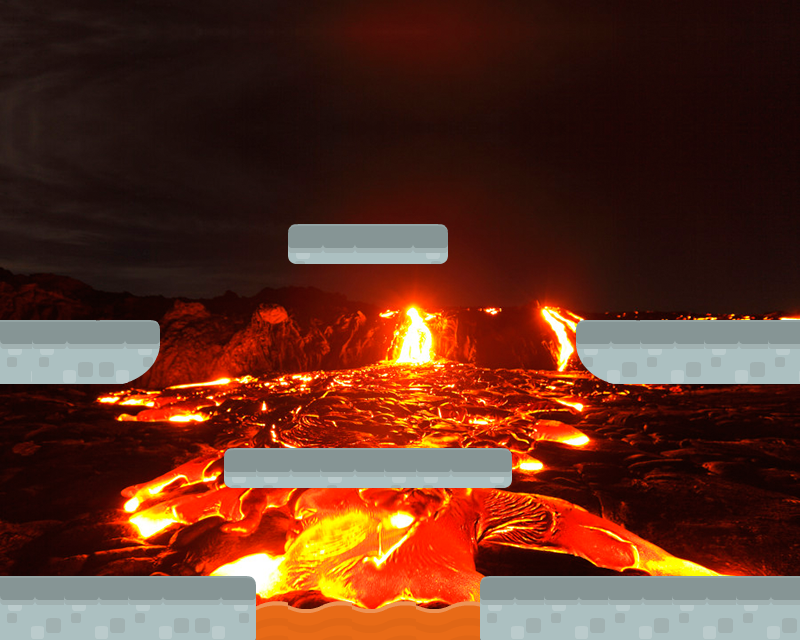

This game map was drawn from its Tiled (.tmx) file and the tilesets committed beside it. A one-line description and the full map source follow:
An orthogonal 25x20 tile map with 32x32 px tiles, 2 tile layers (fond, plateforme), 7 tilesets and 7 objects.

<map version="1.0" orientation="orthogonal" renderorder="right-down" width="25" height="20" tilewidth="32" tileheight="32" nextobjectid="11">
 <tileset firstgid="1" name="volcan" tilewidth="32" tileheight="32" tilecount="400" columns="25">
  <image source="Volcan/volcan.png" width="800" height="533" />
 </tileset>
 <tileset firstgid="401" name="castleMid" tilewidth="32" tileheight="32" tilecount="4" columns="2">
  <image source="Volcan/castleMid.png" width="70" height="70" />
 </tileset>
 <tileset firstgid="405" name="castleLeft" tilewidth="32" tileheight="32" tilecount="4" columns="2">
  <image source="Volcan/castleLeft.png" width="70" height="70" />
 </tileset>
 <tileset firstgid="409" name="liquidLavaTop_mid" tilewidth="32" tileheight="32" tilecount="4" columns="2">
  <image source="Volcan/liquidLavaTop_mid.png" width="70" height="70" />
 </tileset>
 <tileset firstgid="413" name="castleHalfMid" tilewidth="32" tileheight="32" tilecount="4" columns="2">
  <image source="Volcan/castleHalfMid.png" width="70" height="70" />
 </tileset>
 <tileset firstgid="417" name="castleHalfLeft" tilewidth="32" tileheight="32" tilecount="4" columns="2">
  <image source="Volcan/castleHalfLeft.png" width="70" height="70" />
 </tileset>
 <tileset firstgid="421" name="castleCliffLeft" tilewidth="32" tileheight="32" tilecount="4" columns="2">
  <image source="Volcan/castleCliffLeft.png" width="70" height="70" />
 </tileset>
 <layer name="fond" width="25" height="20">
  <data encoding="csv">
51,52,53,54,55,56,57,58,59,60,61,62,63,64,65,66,67,68,69,70,71,72,73,74,75,
1073741875,1073741876,1073741877,1073741878,1073741879,1073741880,1073741881,1073741882,1073741883,1073741884,1073741885,1073741886,1073741887,1073741888,1073741889,1073741890,1073741891,1073741892,1073741893,1073741894,1073741895,1073741896,1073741897,1073741898,1073741899,
1073741850,1073741851,1073741852,1073741853,1073741854,1073741855,1073741856,1073741857,1073741858,1073741859,1073741860,1073741861,1073741862,1073741863,1073741864,1073741865,1073741866,1073741867,1073741868,1073741869,1073741870,1073741871,1073741872,1073741873,1073741874,
1073741825,1073741826,1073741827,1073741828,1073741829,1073741830,1073741831,1073741832,1073741833,1073741834,1073741835,1073741836,1073741837,1073741838,1073741839,1073741840,1073741841,1073741842,1073741843,1073741844,1073741845,1073741846,1073741847,1073741848,1073741849,
1,2,3,4,5,6,7,8,9,10,11,12,13,14,15,16,17,18,19,20,21,22,23,24,25,
26,27,28,29,30,31,32,33,34,35,36,37,38,39,40,41,42,43,44,45,46,47,48,49,50,
51,52,53,54,55,56,57,58,59,60,61,62,63,64,65,66,67,68,69,70,71,72,73,74,75,
76,77,78,79,80,81,82,83,84,85,86,87,88,89,90,91,92,93,94,95,96,97,98,99,100,
101,102,103,104,105,106,107,108,109,110,111,112,113,114,115,116,117,118,119,120,121,122,123,124,125,
126,127,128,129,130,131,132,133,134,135,136,137,138,139,140,141,142,143,144,145,146,147,148,149,150,
151,152,153,154,155,156,157,158,159,160,161,162,163,164,165,166,167,168,169,170,171,172,173,174,175,
176,177,178,179,180,181,182,183,184,185,186,187,188,189,190,191,192,193,194,195,196,197,198,199,200,
201,202,203,204,205,206,207,208,209,210,211,212,213,214,215,216,217,218,219,220,221,222,223,224,225,
226,227,228,229,230,231,232,233,234,235,236,237,238,239,240,241,242,243,244,245,246,247,248,249,250,
251,252,253,254,255,256,257,258,259,260,261,262,263,264,265,266,267,268,269,270,271,272,273,274,275,
276,277,278,279,280,281,282,283,284,285,286,287,288,289,290,291,292,293,294,295,296,297,298,299,300,
301,302,303,304,305,306,307,308,309,310,311,312,313,314,315,316,317,318,319,320,321,322,323,324,325,
326,327,328,329,330,331,332,333,334,335,336,337,338,339,340,341,342,343,344,345,346,347,348,349,350,
351,352,353,354,355,356,357,358,359,360,361,362,363,364,365,366,367,368,369,370,371,372,373,374,375,
376,377,378,379,380,381,382,383,384,385,386,387,388,389,390,391,392,393,394,395,396,397,398,399,400
</data>
 </layer>
 <objectgroup name="collision" opacity="0">
  <object id="1" x="0" y="319.5">
   <polyline points="0,0 153,0.5 158,3.5 159.5,6.5 159.5,29 153,45.5 144,54.5 123.5,64.5 0.5,64.5 0.5,0" />
  </object>
  <object id="3" x="293.5" y="223.5">
   <polyline points="0,0 147.5,0 152.5,2.5 154.5,6 155,34.5 153,38 149.5,40 0.5,40 -3,38 -5.5,34.5 -5,5.5 -3.5,3 -1,1" />
  </object>
  <object id="4" x="799.5" y="319.5">
   <polyline points="0,0 -214,0 -219,1 -223.5,5.5 -223,34.5 -214,48 -200,59.5 -188,64 0,64 0,1.5" />
  </object>
  <object id="6" x="799.5" y="576">
   <polyline points="0,0 -312.5,-0.5 -317.5,1 -320,6 -320,63 0,63 0,0" />
  </object>
  <object id="7" x="230.5" y="448">
   <polyline points="0,0 274.5,-0.5 279.5,1.5 281,6.5 280.5,33.5 279,37.5 275.5,40 -1,40 -4,38 -6.5,34.5 -6,5.5 -4.5,3 -0.5,0" />
  </object>
  <object id="9" x="256" y="639">
   <polyline points="0,0 0,-57 -1.5,-60.5 -6,-62.5 -255,-62.5 -256,0.5 -1,1" />
  </object>
  <object id="10" x="256.5" y="607">
   <polyline points="0,0 11.5,-5.5 27,-6 36,0 55.5,2 70.5,-4.5 89.5,-6.5 98.5,-3 103.5,1.5 116.5,1.5 137,-2.5 148,-6.5 167,0.5 186,2.5 200.5,-2.5 216,-7 221,-5.5 223,0" />
  </object>
 </objectgroup>
 <layer name="plateforme" width="25" height="20">
  <data encoding="csv">
0,0,0,0,0,0,0,0,0,0,0,0,0,0,0,0,0,0,0,0,0,0,0,0,0,
0,0,0,0,0,0,0,0,0,0,0,0,0,0,0,0,0,0,0,0,0,0,0,0,0,
0,0,0,0,0,0,0,0,0,0,0,0,0,0,0,0,0,0,0,0,0,0,0,0,0,
0,0,0,0,0,0,0,0,0,0,0,0,0,0,0,0,0,0,0,0,0,0,0,0,0,
0,0,0,0,0,0,0,0,0,0,0,0,0,0,0,0,0,0,0,0,0,0,0,0,0,
0,0,0,0,0,0,0,0,0,0,0,0,0,0,0,0,0,0,0,0,0,0,0,0,0,
0,0,0,0,0,0,0,0,0,0,0,0,0,0,0,0,0,0,0,0,0,0,0,0,0,
0,0,0,0,0,0,0,0,0,417,418,418,2147484066,2147484065,0,0,0,0,0,0,0,0,0,0,0,
0,0,0,0,0,0,0,0,0,419,420,420,2147484068,2147484067,0,0,0,0,0,0,0,0,0,0,0,
0,0,0,0,0,0,0,0,0,0,0,0,0,0,0,0,0,0,0,0,0,0,0,0,0,
401,401,402,2147484070,2147484069,0,0,0,0,0,0,0,0,0,0,0,0,0,421,422,401,402,401,402,401,
403,403,404,2147484072,2147484071,0,0,0,0,0,0,0,0,0,0,0,0,0,423,424,403,404,403,404,403,
0,0,0,0,0,0,0,0,0,0,0,0,0,0,0,0,0,0,0,0,0,0,0,0,0,
0,0,0,0,0,0,0,0,0,0,0,0,0,0,0,0,0,0,0,0,0,0,0,0,0,
0,0,0,0,0,0,0,417,413,414,413,414,413,413,414,2147484065,0,0,0,0,0,0,0,0,0,
0,0,0,0,0,0,0,419,415,416,415,416,415,415,416,2147484067,0,0,0,0,0,0,0,0,0,
0,0,0,0,0,0,0,0,0,0,0,0,0,0,0,0,0,0,0,0,0,0,0,0,0,
0,0,0,0,0,0,0,0,0,0,0,0,0,0,0,0,0,0,0,0,0,0,0,0,0,
401,402,401,402,401,402,2147484054,2147484053,410,409,410,409,410,409,410,405,406,401,402,401,402,401,402,401,402,
403,404,403,404,403,404,2147484056,2147484055,412,411,412,411,412,411,412,407,408,403,404,403,404,403,404,403,404
</data>
 </layer>
</map>
